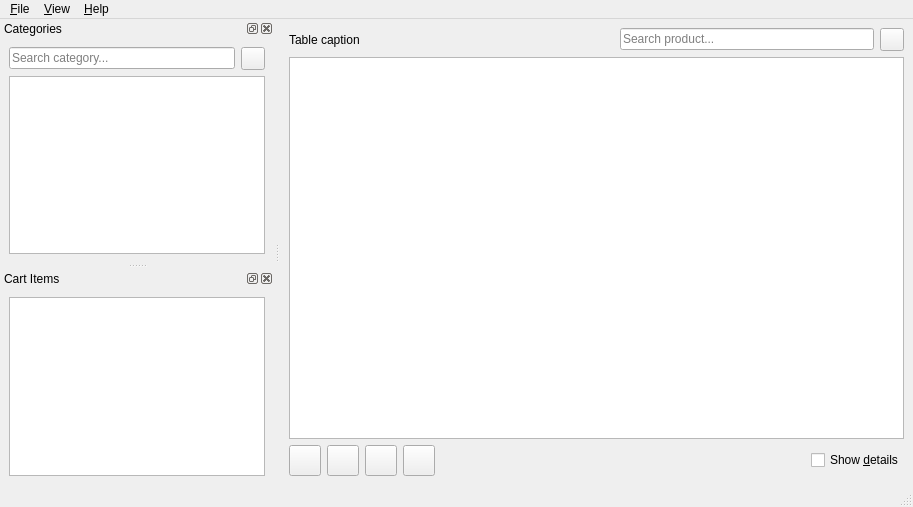
<?xml version="1.0" encoding="UTF-8"?>
<ui version="4.0">
 <class>MainWindow</class>
 <widget class="QMainWindow" name="MainWindow">
  <property name="geometry">
   <rect>
    <x>0</x>
    <y>0</y>
    <width>913</width>
    <height>507</height>
   </rect>
  </property>
  <property name="windowTitle">
   <string>MainWindow</string>
  </property>
  <property name="autoFillBackground">
   <bool>false</bool>
  </property>
  <property name="documentMode">
   <bool>false</bool>
  </property>
  <property name="dockNestingEnabled">
   <bool>false</bool>
  </property>
  <property name="unifiedTitleAndToolBarOnMac">
   <bool>false</bool>
  </property>
  <widget class="QWidget" name="centralwidget">
   <layout class="QVBoxLayout" name="verticalLayout">
    <item>
     <layout class="QVBoxLayout" name="verticalLayout_4">
      <item>
       <layout class="QHBoxLayout" name="horizontalLayout_2">
        <item>
         <widget class="QLabel" name="table_caption_lb">
          <property name="text">
           <string>Table caption</string>
          </property>
         </widget>
        </item>
        <item>
         <spacer name="horizontalSpacer_2">
          <property name="orientation">
           <enum>Qt::Horizontal</enum>
          </property>
          <property name="sizeHint" stdset="0">
           <size>
            <width>40</width>
            <height>20</height>
           </size>
          </property>
         </spacer>
        </item>
        <item>
         <widget class="QLineEdit" name="search_product_le">
          <property name="styleSheet">
           <string notr="true"/>
          </property>
          <property name="placeholderText">
           <string>Search product...</string>
          </property>
         </widget>
        </item>
        <item>
         <widget class="QToolButton" name="clear_product_search_pb">
          <property name="styleSheet">
           <string notr="true"/>
          </property>
          <property name="text">
           <string/>
          </property>
         </widget>
        </item>
       </layout>
      </item>
      <item>
       <widget class="QTableWidget" name="products_tw">
        <property name="contextMenuPolicy">
         <enum>Qt::CustomContextMenu</enum>
        </property>
        <property name="editTriggers">
         <set>QAbstractItemView::NoEditTriggers</set>
        </property>
        <property name="alternatingRowColors">
         <bool>true</bool>
        </property>
        <property name="selectionMode">
         <enum>QAbstractItemView::ExtendedSelection</enum>
        </property>
        <property name="selectionBehavior">
         <enum>QAbstractItemView::SelectRows</enum>
        </property>
        <property name="showGrid">
         <bool>false</bool>
        </property>
        <attribute name="horizontalHeaderHighlightSections">
         <bool>true</bool>
        </attribute>
        <attribute name="verticalHeaderVisible">
         <bool>false</bool>
        </attribute>
        <attribute name="verticalHeaderHighlightSections">
         <bool>true</bool>
        </attribute>
       </widget>
      </item>
      <item>
       <layout class="QHBoxLayout" name="horizontalLayout_3">
        <item>
         <widget class="QToolButton" name="home_pb">
          <property name="text">
           <string/>
          </property>
          <property name="iconSize">
           <size>
            <width>24</width>
            <height>24</height>
           </size>
          </property>
         </widget>
        </item>
        <item>
         <widget class="QToolButton" name="pg_up_pb">
          <property name="text">
           <string/>
          </property>
          <property name="iconSize">
           <size>
            <width>24</width>
            <height>24</height>
           </size>
          </property>
         </widget>
        </item>
        <item>
         <widget class="QToolButton" name="pg_down_pb">
          <property name="layoutDirection">
           <enum>Qt::RightToLeft</enum>
          </property>
          <property name="text">
           <string/>
          </property>
          <property name="iconSize">
           <size>
            <width>24</width>
            <height>24</height>
           </size>
          </property>
         </widget>
        </item>
        <item>
         <widget class="QToolButton" name="end_pb">
          <property name="styleSheet">
           <string notr="true"/>
          </property>
          <property name="text">
           <string/>
          </property>
          <property name="iconSize">
           <size>
            <width>24</width>
            <height>24</height>
           </size>
          </property>
         </widget>
        </item>
        <item>
         <spacer name="horizontalSpacer_3">
          <property name="orientation">
           <enum>Qt::Horizontal</enum>
          </property>
          <property name="sizeHint" stdset="0">
           <size>
            <width>40</width>
            <height>20</height>
           </size>
          </property>
         </spacer>
        </item>
        <item>
         <widget class="QCheckBox" name="detailview_ckb">
          <property name="text">
           <string>Show &amp;details</string>
          </property>
         </widget>
        </item>
       </layout>
      </item>
     </layout>
    </item>
   </layout>
  </widget>
  <widget class="QStatusBar" name="statusbar"/>
  <widget class="QDockWidget" name="categories_dkw">
   <property name="sizePolicy">
    <sizepolicy hsizetype="Preferred" vsizetype="Preferred">
     <horstretch>0</horstretch>
     <verstretch>0</verstretch>
    </sizepolicy>
   </property>
   <property name="floating">
    <bool>false</bool>
   </property>
   <property name="windowTitle">
    <string>Categories</string>
   </property>
   <attribute name="dockWidgetArea">
    <number>1</number>
   </attribute>
   <widget class="QWidget" name="dockWidgetContents">
    <layout class="QVBoxLayout" name="verticalLayout_3">
     <item>
      <layout class="QVBoxLayout" name="verticalLayout_2">
       <item>
        <layout class="QHBoxLayout" name="horizontalLayout_4">
         <item>
          <widget class="QLineEdit" name="search_category_le">
           <property name="placeholderText">
            <string>Search category...</string>
           </property>
          </widget>
         </item>
         <item>
          <widget class="QToolButton" name="clear_category_search_pb">
           <property name="text">
            <string/>
           </property>
          </widget>
         </item>
        </layout>
       </item>
       <item>
        <widget class="QListWidget" name="categories_lw">
         <property name="contextMenuPolicy">
          <enum>Qt::CustomContextMenu</enum>
         </property>
         <property name="alternatingRowColors">
          <bool>true</bool>
         </property>
         <property name="selectionBehavior">
          <enum>QAbstractItemView::SelectRows</enum>
         </property>
        </widget>
       </item>
      </layout>
     </item>
    </layout>
   </widget>
  </widget>
  <widget class="QDockWidget" name="cartitems_dkw">
   <property name="floating">
    <bool>false</bool>
   </property>
   <property name="windowTitle">
    <string>Cart Items</string>
   </property>
   <attribute name="dockWidgetArea">
    <number>1</number>
   </attribute>
   <widget class="QWidget" name="dockWidgetContents_2">
    <layout class="QVBoxLayout" name="verticalLayout_9">
     <item>
      <layout class="QVBoxLayout" name="verticalLayout_8">
       <item>
        <widget class="QTableWidget" name="cartitems_tw">
         <property name="contextMenuPolicy">
          <enum>Qt::CustomContextMenu</enum>
         </property>
         <property name="editTriggers">
          <set>QAbstractItemView::NoEditTriggers</set>
         </property>
         <property name="alternatingRowColors">
          <bool>true</bool>
         </property>
         <property name="selectionMode">
          <enum>QAbstractItemView::ExtendedSelection</enum>
         </property>
         <property name="selectionBehavior">
          <enum>QAbstractItemView::SelectRows</enum>
         </property>
         <property name="showGrid">
          <bool>false</bool>
         </property>
         <attribute name="horizontalHeaderHighlightSections">
          <bool>true</bool>
         </attribute>
         <attribute name="verticalHeaderVisible">
          <bool>false</bool>
         </attribute>
         <attribute name="verticalHeaderHighlightSections">
          <bool>true</bool>
         </attribute>
        </widget>
       </item>
      </layout>
     </item>
    </layout>
   </widget>
  </widget>
  <widget class="QMenuBar" name="menubar">
   <property name="geometry">
    <rect>
     <x>0</x>
     <y>0</y>
     <width>913</width>
     <height>28</height>
    </rect>
   </property>
   <widget class="QMenu" name="menu_view">
    <property name="title">
     <string>&amp;View</string>
    </property>
    <addaction name="action_toggle_categories"/>
    <addaction name="action_toggle_cartitems"/>
    <addaction name="separator"/>
    <addaction name="action_show_sales"/>
   </widget>
   <widget class="QMenu" name="menu_file">
    <property name="geometry">
     <rect>
      <x>298</x>
      <y>156</y>
      <width>144</width>
      <height>277</height>
     </rect>
    </property>
    <property name="title">
     <string>&amp;File</string>
    </property>
    <addaction name="action_checkout"/>
    <addaction name="action_clear_cart"/>
    <addaction name="separator"/>
    <addaction name="action_add_product"/>
    <addaction name="action_add_category"/>
    <addaction name="separator"/>
    <addaction name="action_preferences"/>
    <addaction name="separator"/>
    <addaction name="action_exit"/>
   </widget>
   <widget class="QMenu" name="menu_help">
    <property name="title">
     <string>&amp;Help</string>
    </property>
    <addaction name="action_about"/>
    <addaction name="action_about_qt"/>
   </widget>
   <addaction name="menu_file"/>
   <addaction name="menu_view"/>
   <addaction name="menu_help"/>
  </widget>
  <action name="action_add_product">
   <property name="text">
    <string>Add Product</string>
   </property>
   <property name="statusTip">
    <string>Add a new product</string>
   </property>
   <property name="shortcut">
    <string>Ctrl+N</string>
   </property>
  </action>
  <action name="action_add_category">
   <property name="text">
    <string>Add Category</string>
   </property>
   <property name="toolTip">
    <string>Add a new category</string>
   </property>
   <property name="statusTip">
    <string>Add a new product category</string>
   </property>
   <property name="shortcut">
    <string>Ctrl+Alt+N</string>
   </property>
  </action>
  <action name="action_add_user">
   <property name="text">
    <string>Create User</string>
   </property>
   <property name="statusTip">
    <string>Create a new user account</string>
   </property>
   <property name="shortcut">
    <string>Ctrl+U</string>
   </property>
  </action>
  <action name="action_exit">
   <property name="text">
    <string>Exit</string>
   </property>
   <property name="statusTip">
    <string>Exit application</string>
   </property>
   <property name="whatsThis">
    <string>Quit</string>
   </property>
   <property name="shortcut">
    <string>Ctrl+Q</string>
   </property>
   <property name="shortcutContext">
    <enum>Qt::ApplicationShortcut</enum>
   </property>
  </action>
  <action name="action_preferences">
   <property name="text">
    <string>Preferences</string>
   </property>
   <property name="statusTip">
    <string>Preferences</string>
   </property>
   <property name="shortcut">
    <string>Ctrl+Shift+J</string>
   </property>
  </action>
  <action name="action_show_sales">
   <property name="checkable">
    <bool>false</bool>
   </property>
   <property name="text">
    <string>Show sales</string>
   </property>
   <property name="statusTip">
    <string>Show sales window</string>
   </property>
   <property name="shortcut">
    <string>Ctrl+L</string>
   </property>
  </action>
  <action name="action_about">
   <property name="text">
    <string>About</string>
   </property>
  </action>
  <action name="action_checkout">
   <property name="enabled">
    <bool>false</bool>
   </property>
   <property name="text">
    <string>Checkout</string>
   </property>
   <property name="statusTip">
    <string>Go to checkout</string>
   </property>
   <property name="shortcut">
    <string>Ctrl+Shift+Return</string>
   </property>
  </action>
  <action name="action_clear_cart">
   <property name="enabled">
    <bool>false</bool>
   </property>
   <property name="text">
    <string>Clear Cart Items</string>
   </property>
   <property name="statusTip">
    <string>Remove all items from the cart</string>
   </property>
   <property name="shortcut">
    <string>Ctrl+Shift+-</string>
   </property>
  </action>
  <action name="action_about_qt">
   <property name="text">
    <string>About Qt</string>
   </property>
   <property name="statusTip">
    <string>About Qt</string>
   </property>
  </action>
  <action name="action_toggle_categories">
   <property name="checkable">
    <bool>true</bool>
   </property>
   <property name="checked">
    <bool>true</bool>
   </property>
   <property name="text">
    <string>Categories</string>
   </property>
   <property name="statusTip">
    <string>Show/Hide Categories</string>
   </property>
   <property name="shortcut">
    <string>Ctrl+G</string>
   </property>
  </action>
  <action name="action_toggle_cartitems">
   <property name="checkable">
    <bool>true</bool>
   </property>
   <property name="checked">
    <bool>true</bool>
   </property>
   <property name="text">
    <string>CartItems</string>
   </property>
   <property name="statusTip">
    <string>Show/Hide CartItems</string>
   </property>
   <property name="shortcut">
    <string>Ctrl+I</string>
   </property>
  </action>
 </widget>
 <tabstops>
  <tabstop>search_category_le</tabstop>
  <tabstop>clear_category_search_pb</tabstop>
  <tabstop>categories_lw</tabstop>
  <tabstop>cartitems_tw</tabstop>
  <tabstop>search_product_le</tabstop>
  <tabstop>clear_product_search_pb</tabstop>
  <tabstop>home_pb</tabstop>
  <tabstop>pg_up_pb</tabstop>
  <tabstop>pg_down_pb</tabstop>
  <tabstop>detailview_ckb</tabstop>
  <tabstop>products_tw</tabstop>
 </tabstops>
 <resources/>
 <connections>
  <connection>
   <sender>action_toggle_categories</sender>
   <signal>triggered(bool)</signal>
   <receiver>categories_dkw</receiver>
   <slot>setVisible(bool)</slot>
   <hints>
    <hint type="sourcelabel">
     <x>-1</x>
     <y>-1</y>
    </hint>
    <hint type="destinationlabel">
     <x>138</x>
     <y>150</y>
    </hint>
   </hints>
  </connection>
  <connection>
   <sender>action_toggle_cartitems</sender>
   <signal>triggered(bool)</signal>
   <receiver>cartitems_dkw</receiver>
   <slot>setVisible(bool)</slot>
   <hints>
    <hint type="sourcelabel">
     <x>-1</x>
     <y>-1</y>
    </hint>
    <hint type="destinationlabel">
     <x>138</x>
     <y>377</y>
    </hint>
   </hints>
  </connection>
  <connection>
   <sender>clear_category_search_pb</sender>
   <signal>clicked()</signal>
   <receiver>search_category_le</receiver>
   <slot>clear()</slot>
   <hints>
    <hint type="sourcelabel">
     <x>241</x>
     <y>89</y>
    </hint>
    <hint type="destinationlabel">
     <x>179</x>
     <y>88</y>
    </hint>
   </hints>
  </connection>
  <connection>
   <sender>clear_category_search_pb</sender>
   <signal>clicked()</signal>
   <receiver>search_category_le</receiver>
   <slot>setFocus()</slot>
   <hints>
    <hint type="sourcelabel">
     <x>244</x>
     <y>71</y>
    </hint>
    <hint type="destinationlabel">
     <x>180</x>
     <y>71</y>
    </hint>
   </hints>
  </connection>
  <connection>
   <sender>clear_product_search_pb</sender>
   <signal>clicked()</signal>
   <receiver>search_product_le</receiver>
   <slot>clear()</slot>
   <hints>
    <hint type="sourcelabel">
     <x>883</x>
     <y>57</y>
    </hint>
    <hint type="destinationlabel">
     <x>834</x>
     <y>57</y>
    </hint>
   </hints>
  </connection>
  <connection>
   <sender>clear_product_search_pb</sender>
   <signal>clicked()</signal>
   <receiver>search_product_le</receiver>
   <slot>setFocus()</slot>
   <hints>
    <hint type="sourcelabel">
     <x>885</x>
     <y>41</y>
    </hint>
    <hint type="destinationlabel">
     <x>830</x>
     <y>41</y>
    </hint>
   </hints>
  </connection>
  <connection>
   <sender>home_pb</sender>
   <signal>clicked()</signal>
   <receiver>products_tw</receiver>
   <slot>scrollToTop()</slot>
   <hints>
    <hint type="sourcelabel">
     <x>307</x>
     <y>463</y>
    </hint>
    <hint type="destinationlabel">
     <x>331</x>
     <y>390</y>
    </hint>
   </hints>
  </connection>
  <connection>
   <sender>end_pb</sender>
   <signal>clicked()</signal>
   <receiver>products_tw</receiver>
   <slot>scrollToBottom()</slot>
   <hints>
    <hint type="sourcelabel">
     <x>421</x>
     <y>455</y>
    </hint>
    <hint type="destinationlabel">
     <x>424</x>
     <y>393</y>
    </hint>
   </hints>
  </connection>
 </connections>
</ui>
